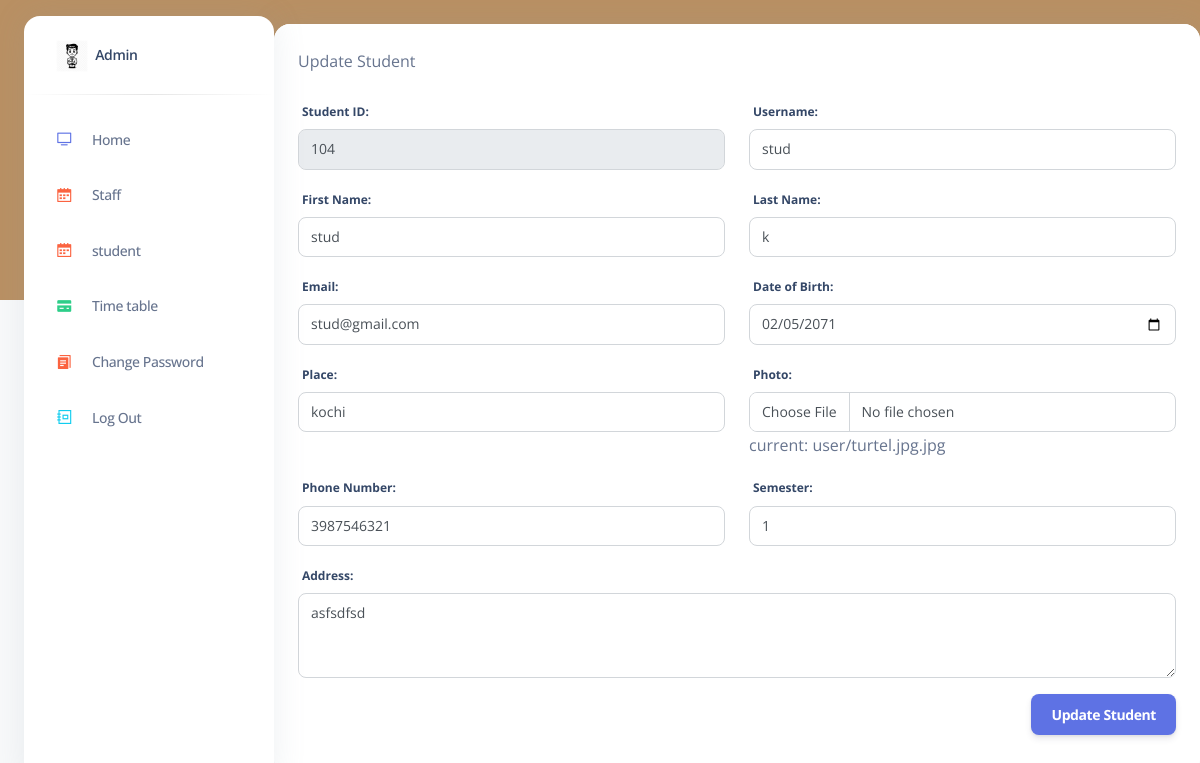
The page /students/update/104/ on the database as committed earlier.
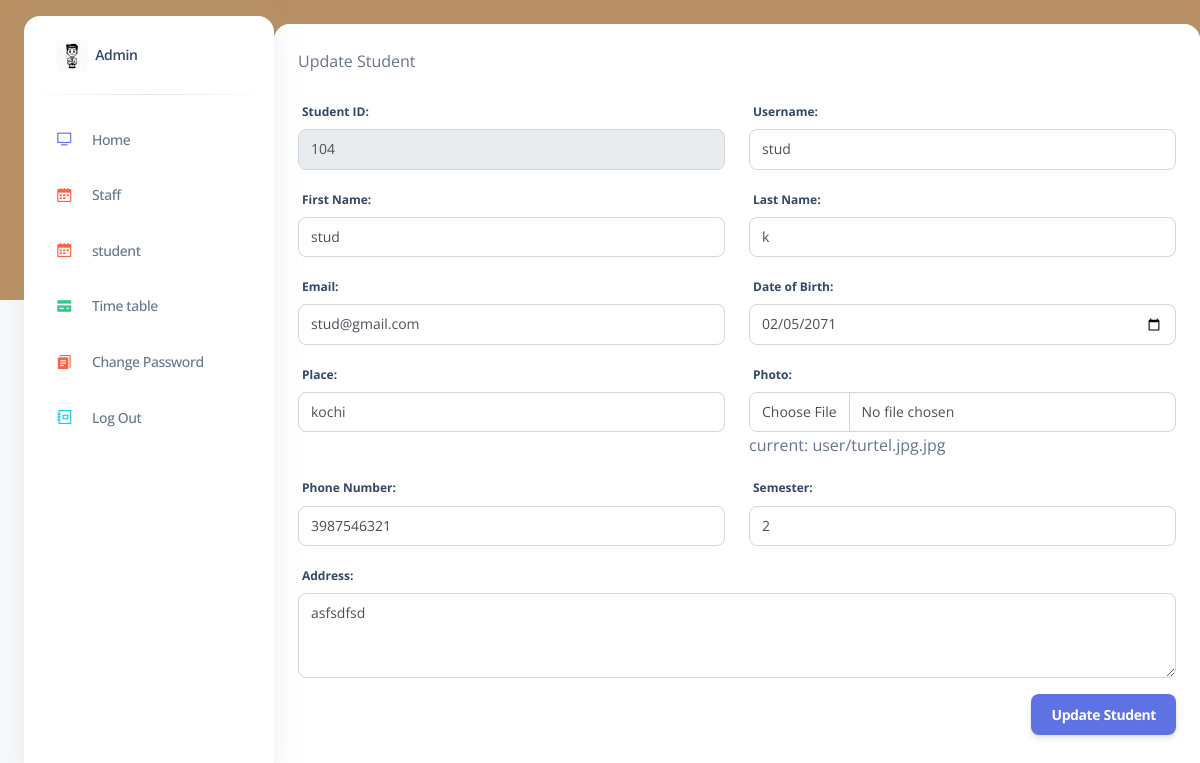
The same page on the database as committed later.
### adminapp/models.py (models this page shows)
class User(AbstractUser):
    is_fac= models.BooleanField(default=False)
    is_stud = models.BooleanField(default=False)
    phone_number = models.CharField(max_length=12,null=True,blank=True)
    dob=models.DateField(null=True,blank=True)
    place= models.CharField(max_length=100,null=True,blank=True)
    state = models.CharField(max_length=30,null=True,blank=True)
    image = models.ImageField(upload_to="user/",null=True,blank=True)
    semester=models.CharField(max_length=50,null=True,blank=True)
    address=models.CharField(max_length=150,null=True,blank=True)

### adminapp/views.py (the view, shortened to what this page needs)
# urls.py: path('students/update/<int:student_id>/',views.update_student, name='updatestudent'),
def update_student(request, student_id):
    student = get_object_or_404(User, id=student_id)
    return render(request, 'admin_app/pages/editstud.html', {'student': student})

### templates/admin_app/pages/editstud.html (shortened to what the changed rows need)
{% extends "admin_app/components/base.html" %}
{% load static %}
{% block content %}
{% include 'admin_app/components/header.html' %}
<div class="row">
    <div class="col-md-12">
        <div class="card">
            <div class="card-body">
                <form method="post" enctype="multipart/form-data">
                    <div class="row">
                        <div class="col-md-6">
                            <div class="form-group">
                                <label for="id_studid" class="form-control-label">Student ID:</label>
                                <input type="text" name="studid" id="id_studid" class="form-control" value="{{ student.id }}" readonly>
                            </div>
                        </div>
                        <div class="col-md-6">
                            <div class="form-group">
                                <label for="id_username" class="form-control-label">Username:</label>
                                <input type="text" name="username" id="id_username" class="form-control" value="{{ student.username }}" required>
                            </div>
                        </div>
                        <div class="col-md-6">
                            <div class="form-group">
                                <label for="id_firstname" class="form-control-label">First Name:</label>
                                <input type="text" name="firstname" id="id_firstname" class="form-control" value="{{ student.first_name }}" required>
                            </div>
                        </div>
                        <div class="col-md-6">
                            <div class="form-group">
                                <label for="id_lastname" class="form-control-label">Last Name:</label>
                                <input type="text" name="lastname" id="id_lastname" class="form-control" value="{{ student.last_name }}" required>
                            </div>
                        </div>
                        <div class="col-md-6">
                            <div class="form-group">
                                <label for="id_email" class="form-control-label">Email:</label>
                                <input type="email" name="email" id="id_email" class="form-control" value="{{ student.email }}" required>
                            </div>
                        </div>
                        <div class="col-md-6">
                            <div class="form-group">
                                <label for="id_dob" class="form-control-label">Date of Birth:</label>
                                <input type="date" name="dob" id="id_dob" class="form-control" value="{{ student.dob|date:'Y-m-d' }}" required>
                            </div>
                        </div>
                        <div class="col-md-6">
                            <div class="form-group">
                                <label for="id_place" class="form-control-label">Place:</label>
                                <input type="text" name="place" id="id_place" class="form-control" value="{{ student.place }}" required>
                            </div>
                        </div>
                        <div class="col-md-6">
                            <div class="form-group">
                                <label for="id_photo" class="form-control-label">Photo:</label>
                                <input type="file" name="photo" id="id_photo" class="form-control" accept="image/*">
                                <p class="text-muted">current: {{ student.image }}</p>
                            </div>
                        </div>
                        <div class="col-md-6">
                            <div class="form-group">
                                <label for="id_phoneno" class="form-control-label">Phone Number:</label>
                                <input type="tel" name="phoneno" id="id_phoneno" class="form-control" value="{{ student.phone_number }}" required>
                            </div>
                        </div>
                        <div class="col-md-6">
                            <div class="form-group">
                                <label for="id_semester" class="form-control-label">Semester:</label>
                                <input type="tel" name="semester" id="id_semester" class="form-control" value="{{ student.semester }}" required>
                            </div>
                        </div>
                        <div class="col-md-12">
                            <div class="form-group">
                                <label for="id_address" class="form-control-label">Address:</label>
                                <textarea name="address" id="id_address" class="form-control" rows="3" required>{{ student.address }}</textarea>
                            </div>
                        </div>
                    </div>
                </form>
            </div>
        </div>
    </div>
</div>
{% endblock content %}

Rows that differ between the two databases and show on the page:
changed User "user/turtel.jpg.jpg": semester "1" → "2"
